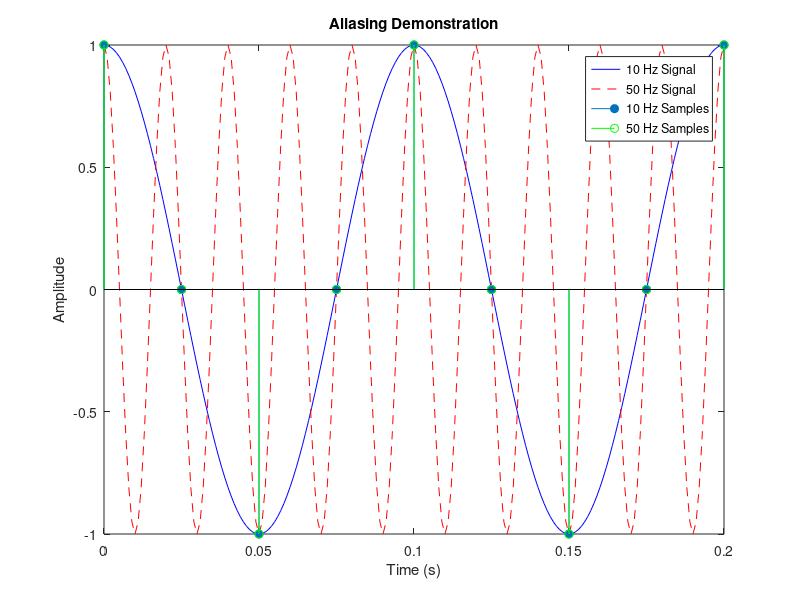

MATLAB code for this plot:
t = 0:0.001:0.2;

f1 = 10;
f2 = 50;
fs = 40;

% Continuous signals
x1 = cos(2*pi*f1*t);
x2 = cos(2*pi*f2*t);

% Sampled signals
n = 0:1/fs:0.2;
y1 = cos(2*pi*f1*n);
y2 = cos(2*pi*f2*n);


plot(t,x1,'b')
hold on
plot(t,x2,'r--')

stem(n,y1,'filled')
stem(n,y2,'g')

title('Aliasing Demonstration')
xlabel('Time (s)')
ylabel('Amplitude')
legend('10 Hz Signal','50 Hz Signal','10 Hz Samples','50 Hz Samples')
